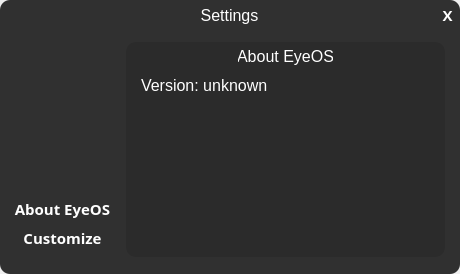
<?xml version="1.0" encoding="UTF-8"?>
<ui version="4.0">
 <class>Settings</class>
 <widget class="QWidget" name="Settings">
  <property name="geometry">
   <rect>
    <x>0</x>
    <y>0</y>
    <width>460</width>
    <height>274</height>
   </rect>
  </property>
  <property name="windowTitle">
   <string>Form</string>
  </property>
  <widget class="QFrame" name="frame">
   <property name="geometry">
    <rect>
     <x>0</x>
     <y>0</y>
     <width>460</width>
     <height>274</height>
    </rect>
   </property>
   <property name="styleSheet">
    <string notr="true">background-color: rgb(48, 48, 48, 255);
border-radius: 10px</string>
   </property>
   <property name="frameShape">
    <enum>QFrame::StyledPanel</enum>
   </property>
   <property name="frameShadow">
    <enum>QFrame::Raised</enum>
   </property>
   <widget class="QFrame" name="titlebar">
    <property name="geometry">
     <rect>
      <x>-2</x>
      <y>-2</y>
      <width>469</width>
      <height>31</height>
     </rect>
    </property>
    <property name="styleSheet">
     <string notr="true">background: none</string>
    </property>
    <property name="frameShape">
     <enum>QFrame::StyledPanel</enum>
    </property>
    <property name="frameShadow">
     <enum>QFrame::Raised</enum>
    </property>
    <widget class="QLabel" name="title">
     <property name="geometry">
      <rect>
       <x>184</x>
       <y>6</y>
       <width>95</width>
       <height>23</height>
      </rect>
     </property>
     <property name="font">
      <font>
       <family>Yu Gothic UI</family>
       <pointsize>12</pointsize>
       <weight>50</weight>
       <bold>false</bold>
      </font>
     </property>
     <property name="styleSheet">
      <string notr="true">background: none; color: white</string>
     </property>
     <property name="text">
      <string>Settings</string>
     </property>
     <property name="scaledContents">
      <bool>false</bool>
     </property>
     <property name="alignment">
      <set>Qt::AlignCenter</set>
     </property>
    </widget>
    <widget class="QPushButton" name="Close">
     <property name="geometry">
      <rect>
       <x>442</x>
       <y>7</y>
       <width>15</width>
       <height>20</height>
      </rect>
     </property>
     <property name="font">
      <font>
       <family>Yu Gothic UI Semibold</family>
       <pointsize>11</pointsize>
       <weight>75</weight>
       <bold>true</bold>
      </font>
     </property>
     <property name="styleSheet">
      <string notr="true">background: none;
color: white</string>
     </property>
     <property name="text">
      <string>X</string>
     </property>
    </widget>
   </widget>
   <widget class="QWidget" name="verticalLayoutWidget">
    <property name="geometry">
     <rect>
      <x>8</x>
      <y>42</y>
      <width>109</width>
      <height>213</height>
     </rect>
    </property>
    <layout class="QVBoxLayout" name="verticalLayout">
     <property name="spacing">
      <number>1</number>
     </property>
     <property name="leftMargin">
      <number>0</number>
     </property>
     <property name="topMargin">
      <number>150</number>
     </property>
     <item>
      <widget class="QPushButton" name="about">
       <property name="font">
        <font>
         <family>Yu Gothic UI Semibold</family>
         <pointsize>11</pointsize>
         <weight>75</weight>
         <bold>true</bold>
        </font>
       </property>
       <property name="styleSheet">
        <string notr="true">background: none;
color: white</string>
       </property>
       <property name="text">
        <string>About EyeOS</string>
       </property>
      </widget>
     </item>
     <item>
      <widget class="QPushButton" name="customize">
       <property name="font">
        <font>
         <family>Yu Gothic UI Semibold</family>
         <pointsize>11</pointsize>
         <weight>75</weight>
         <bold>true</bold>
        </font>
       </property>
       <property name="styleSheet">
        <string notr="true">background: none;
color: white</string>
       </property>
       <property name="text">
        <string>Customize</string>
       </property>
      </widget>
     </item>
    </layout>
   </widget>
   <widget class="QFrame" name="about_page">
    <property name="geometry">
     <rect>
      <x>126</x>
      <y>42</y>
      <width>319</width>
      <height>215</height>
     </rect>
    </property>
    <property name="styleSheet">
     <string notr="true">background-color: rgb(43, 43, 43)</string>
    </property>
    <property name="frameShape">
     <enum>QFrame::StyledPanel</enum>
    </property>
    <property name="frameShadow">
     <enum>QFrame::Raised</enum>
    </property>
    <widget class="QLabel" name="title_2">
     <property name="geometry">
      <rect>
       <x>112</x>
       <y>1</y>
       <width>95</width>
       <height>27</height>
      </rect>
     </property>
     <property name="font">
      <font>
       <family>Yu Gothic UI</family>
       <pointsize>12</pointsize>
       <weight>50</weight>
       <bold>false</bold>
      </font>
     </property>
     <property name="styleSheet">
      <string notr="true">background: none; color: white</string>
     </property>
     <property name="text">
      <string>About EyeOS</string>
     </property>
     <property name="scaledContents">
      <bool>false</bool>
     </property>
     <property name="alignment">
      <set>Qt::AlignCenter</set>
     </property>
    </widget>
    <widget class="QLabel" name="version">
     <property name="geometry">
      <rect>
       <x>15</x>
       <y>30</y>
       <width>291</width>
       <height>27</height>
      </rect>
     </property>
     <property name="font">
      <font>
       <family>Yu Gothic UI</family>
       <pointsize>12</pointsize>
       <weight>50</weight>
       <bold>false</bold>
      </font>
     </property>
     <property name="styleSheet">
      <string notr="true">background: none; color: white</string>
     </property>
     <property name="text">
      <string>Version: unknown</string>
     </property>
     <property name="scaledContents">
      <bool>false</bool>
     </property>
     <property name="alignment">
      <set>Qt::AlignLeading|Qt::AlignLeft|Qt::AlignVCenter</set>
     </property>
    </widget>
   </widget>
  </widget>
 </widget>
 <resources/>
 <connections/>
</ui>
